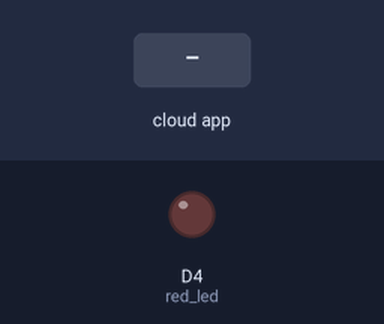
The sketch below on a simulated ESP8266 (NodeMCU). Shown: output pins drawn as LEDs (lit = HIGH). The test bench sets the inputs (shaded band). WiFi joins after 1.5 s; servers stay silent unless stated; the Firebase database answers and starts empty; what the sketch prints to the serial monitor is not drawn.

Above: at 3.8 s.
3.9 s: the phone or cloud app sets LED_STATUS to ON
At 5.4 s:
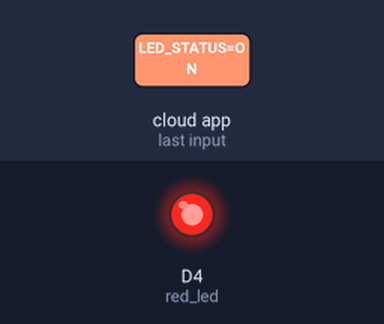
6.4 s: the phone or cloud app sets LED_STATUS to OFF
At 7.7 s:
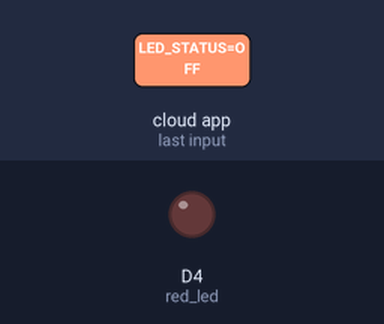
Timing chart, 0 to 9.4 s (numbered marks = the images above; inputs shaded):
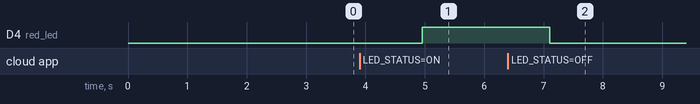

The sketch:

LED_________.ino
```cpp
#include <ESP8266WiFi.h>
#include <FirebaseArduino.h>
#include <DHT.h>

// Config Firebase
#define FIREBASE_HOST "led-project2.firebaseio.com"
#define FIREBASE_AUTH "y4GOUNyFON7LF55SH2KTZ1Owx7RUXOi6SfiPtDds"

// Config connect WiFi
#define WIFI_SSID "AndroidHotspot71_D6_56" // Put here your Wi-Fi SSID
#define WIFI_PASSWORD "123789456" // Put here your Wi-Fi password

// Config DHT
#define DHTPIN D4
#define DHTTYPE DHT11
DHT dht(DHTPIN, DHTTYPE);
String red_fireStatus = "";
int red_led = D4;
void setup()
{
  Serial.begin(9600);
  delay(1000);
  pinMode(red_led, OUTPUT);

  WiFi.begin(WIFI_SSID, WIFI_PASSWORD);
  Serial.print("Connecting to ");
  Serial.print(WIFI_SSID);
  while (WiFi.status() != WL_CONNECTED)
  {
    Serial.print(".");
    delay(500);
  }
  Serial.println();
  Serial.print("Connected to ");
  Serial.println(WIFI_SSID);
  Firebase.begin(FIREBASE_HOST, FIREBASE_AUTH);
  Firebase.setString("LED_STATUS", "OFF");
}

void loop()
{
  red_fireStatus = Firebase.getString("LED_STATUS");
  if (red_fireStatus == "ON")   {
    Serial.println("RED LED Turned ON");
    digitalWrite(red_led, HIGH);
  }
  else if (red_fireStatus == "OFF") {
    Serial.println("RED LED Turned OFF");
    digitalWrite(red_led, LOW);
  } else {
    Serial.println("Command Error! Please send ON/OFF");
  }
  delay(2000);
}
```

Measured:
- after the input at 3.9 s, D4 (red_led): LOW → HIGH after 1.1 s
- after the input at 6.4 s, D4 (red_led): HIGH → LOW after 0.70 s
